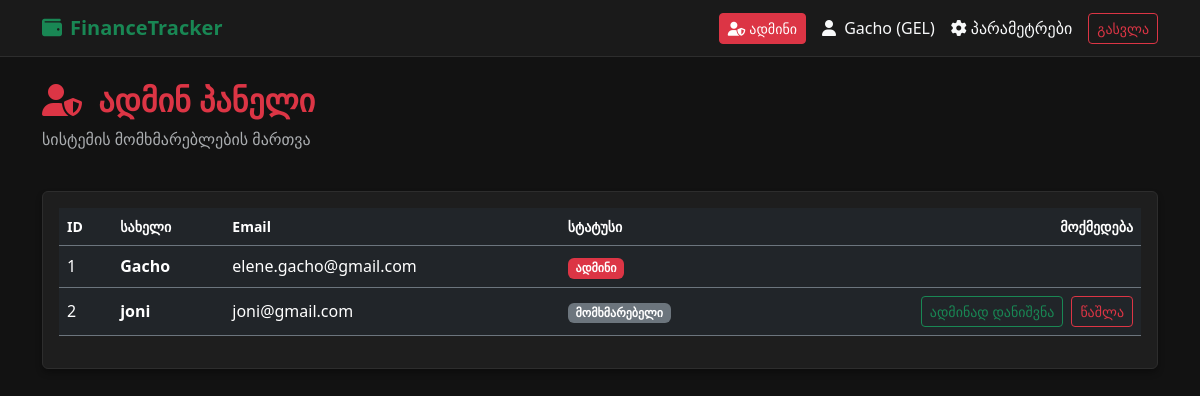
Page /admin/ (signed in) on the committed database.
### models/user.py (models this page shows)
class User(UserMixin, db.Model):
    __tablename__ = 'users'
    id = db.Column(db.Integer, primary_key=True)
    username = db.Column(db.String(150), unique=True, nullable=False)
    email = db.Column(db.String(150), unique=True, nullable=False)
    password_hash = db.Column(db.String(256), nullable=False)
    currency = db.Column(db.String(3), default="GEL") # GEL, USD, EUR, GBP
    created_at = db.Column(db.DateTime, default=datetime.utcnow)
    is_admin=db.Column(db.Boolean,default=False)
    categories = db.relationship('Category', backref='user', lazy=True,cascade="all, delete-orphan")
    transactions = db.relationship('Transaction', backref='user', lazy=True,cascade="all, delete-orphan")
    budgets = db.relationship('Budget', backref='user', lazy=True,cascade="all, delete-orphan")

### routes/admin.py (the view)
@admin_bp.route('/')
@custom_login_required
@admin_required
def index():
    users=User.query.all()
    return render_template('admin.html',users=users)

### app.py (called while the page is built)
def create_app():
    app = Flask(__name__)
    app.config.from_object(Config)
    db.init_app(app)
    login_manager.init_app(app)
    login_manager.login_view = 'auth.login'
    @login_manager.user_loader
    def load_user(user_id):
        return User.query.get(int(user_id))
    app.register_blueprint(api_bp)
    app.register_blueprint(auth_bp)
    app.register_blueprint(dashboard_bp)
    app.register_blueprint(admin_bp)
    app.register_blueprint(settings_bp)
    app.register_blueprint(category_bp)
    @app.route('/')
    def home():
        return redirect(url_for('auth.login'))
    with app.app_context():
        db.create_all()
    @app.errorhandler(404)
    def page_not_found(e):
        return render_template('404.html'),404
    @app.errorhandler(500)
    def internal_error(e):
        return render_template('500.html'),500
    return app

### helpers.py (called while the page is built)
def custom_login_required(f):
    @wraps(f)
    def decorated_function(*args, **kwargs):
        if not current_user.is_authenticated:
            if request.path.startswith('/api/'):
                return jsonify({"error": "Unauthorized. Please log in."}), 401
            flash('გთხოვთ გაიაროთ ავტორიზაცია.', 'warning')
            return redirect(url_for('auth.login'))
        return f(*args, **kwargs)
    return decorated_function

def admin_required(f):
    @wraps(f)
    def decorated_function(*args,**kwargs):
        if not current_user.is_authenticated or not current_user.is_admin:
            flash('თქვენ არ გაქვთ ადმინის უფლებები.','danger')
            return redirect(url_for('dashboard.index'))
        return f(*args,**kwargs)
    return decorated_function

### templates/admin.html
{% extends 'base.html' %} {% block content %}
<div class="row mb-4 align-items-center">
  <div class="col">
    <h2 class="fw-bold text-danger">
      <i class="fa-solid fa-user-shield me-2"></i> ადმინ პანელი
    </h2>
    <p class="text-muted">სისტემის მომხმარებლების მართვა</p>
  </div>
</div>
<div class="card p-3">
  <div class="table-responsive">
    <table class="table table-dark table-hover align-middle">
      <thead>
        <tr class="text-muted small border-secondary">
          <th>ID</th>
          <th>სახელი</th>
          <th>Email</th>
          <th>სტატუსი</th>
          <th class="text-end">მოქმედება</th>
        </tr>
      </thead>
      <tbody>
        {% for u in users %}
        <tr class="border-secondary">
          <td>{{ u.id }}</td>
          <td class="fw-bold">{{ u.username }}</td>
          <td>{{ u.email }}</td>
          <td>
            {% if u.is_admin %}
            <span class="badge bg-danger">ადმინი</span>
            {% else %}
            <span class="badge bg-secondary">მომხმარებელი</span>
            {% endif %}
          </td>
          <td class="text-end">
            <div class="d-flex justify-content-end gap-2">
              {% if not u.is_admin %}
              <form action="/admin/user/make-admin/{{ u.id }}" method="POST">
                <button type="submit" class="btn btn-sm btn-outline-success">
                  ადმინად დანიშვნა
                </button>
              </form>
              <form
                action="/admin/user/delete/{{ u.id }}"
                method="POST"
                onsubmit="
                  return confirm('ნამდვილად გსურთ მომხმარებლის წაშლა?');
                "
              >
                <button type="submit" class="btn btn-sm btn-outline-danger">
                  წაშლა
                </button>
              </form>
              {% endif %}
            </div>
          </td>
        </tr>
        {% endfor %}
      </tbody>
    </table>
  </div>
</div>
{% endblock %}

### templates/base.html (shortened to what this page needs)
<!DOCTYPE html>
<html lang="ka" data-bs-theme="dark">
<head>
    <link href="https://cdn.jsdelivr.net/npm/bootstrap@5.3.2/dist/css/bootstrap.min.css" rel="stylesheet">
    <link rel="stylesheet" href="https://cdnjs.cloudflare.com/ajax/libs/font-awesome/6.4.0/css/all.min.css">
</head>
<body>
    <nav class="navbar navbar-expand-lg navbar-dark bg-dark mb-4">
        <div class="container">
            <a class="navbar-brand text-success fw-bold" href="{{ url_for('dashboard.index') }}">
                <i class="fa-solid fa-wallet me-2"></i>FinanceTracker
            </a>
            <div class="d-flex align-items-center">
                {% if current_user.is_authenticated %}
                    {% if current_user.is_admin %}
                        <a href="{{ url_for('admin.index') }}" class="btn btn-danger btn-sm me-3">
                            <i class="fa-solid fa-user-shield me-1"></i>ადმინი
                        </a>
                    {% endif %}
                    <span class="text-light me-3">
                        <i class="fa-solid fa-user me-1"></i> {{ current_user.username }} ({{ current_user.currency }})
                    </span>
                    <a class="text-light text-decoration-none me-3" href="{{ url_for('settings.index') }}">
                        <i class="fa-solid fa-gear me-1"></i>პარამეტრები
                    </a>
                    <a href="/logout" class="btn btn-outline-danger btn-sm">გასვლა</a>
                {% endif %}
            </div>
        </div>
    </nav>
    <div class="container">
        {% block content %}{% endblock %}
    </div>
</body>
</html>

### templates/base.html (style rules this page uses)
body { background-color: #121212; color: #e0e0e0; }
.card { background-color: #1e1e1e; border: 1px solid #2d2d2d; box-shadow: 0 4px 6px rgba(0,0,0,0.3); }
.navbar { background-color: #1a1a1a !important; border-bottom: 1px solid #2d2d2d; }

### rows in the picture
User: username "Gacho", currency "GEL", id "1", email "elene.gacho@gmail.com", is_admin "ადმინი"
User: id "2", username "joni", email "joni@gmail.com", is_admin "მომხმარებელი"
